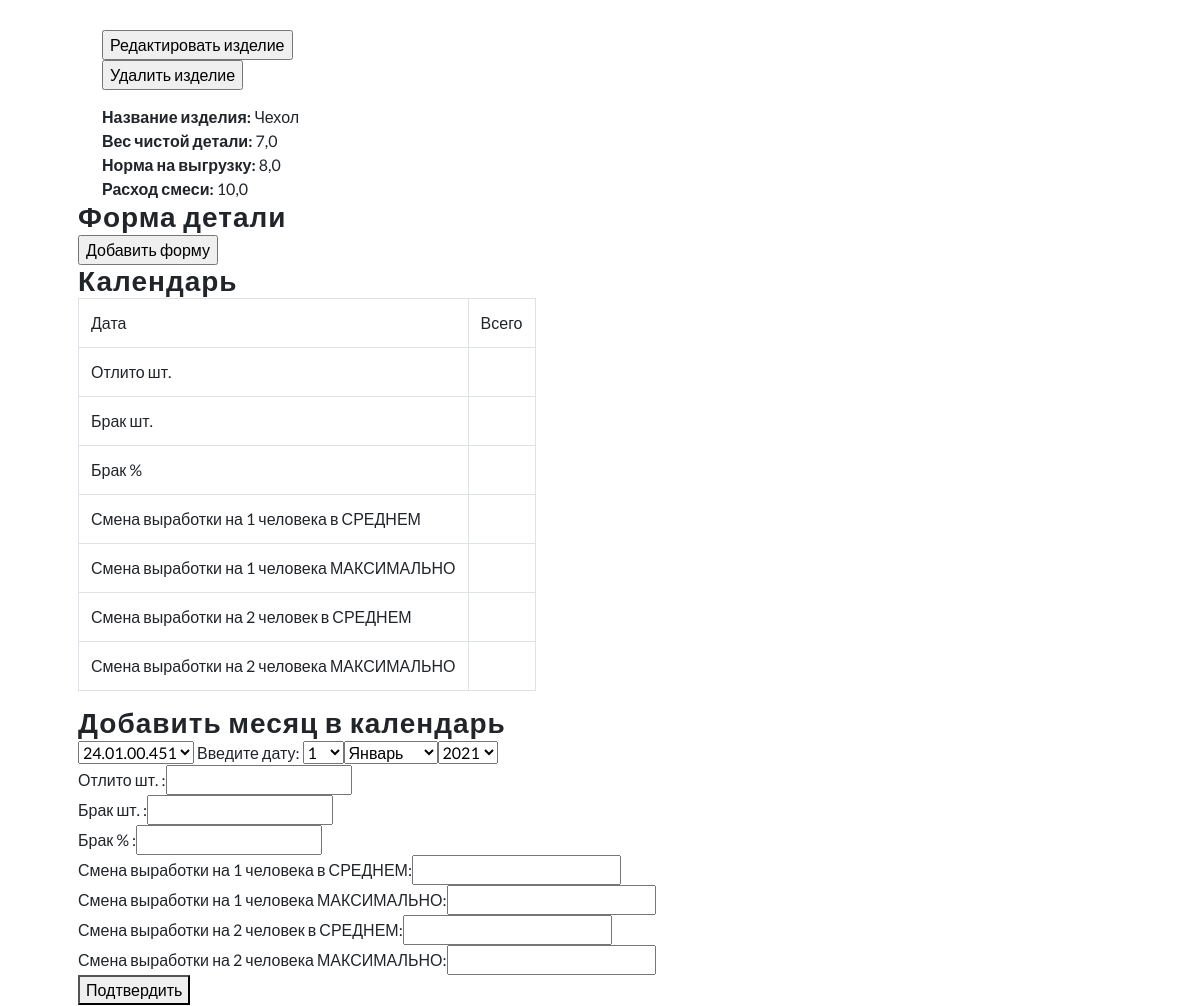
Page /goods_list/1/ (signed in, middle part) on the earlier database version.
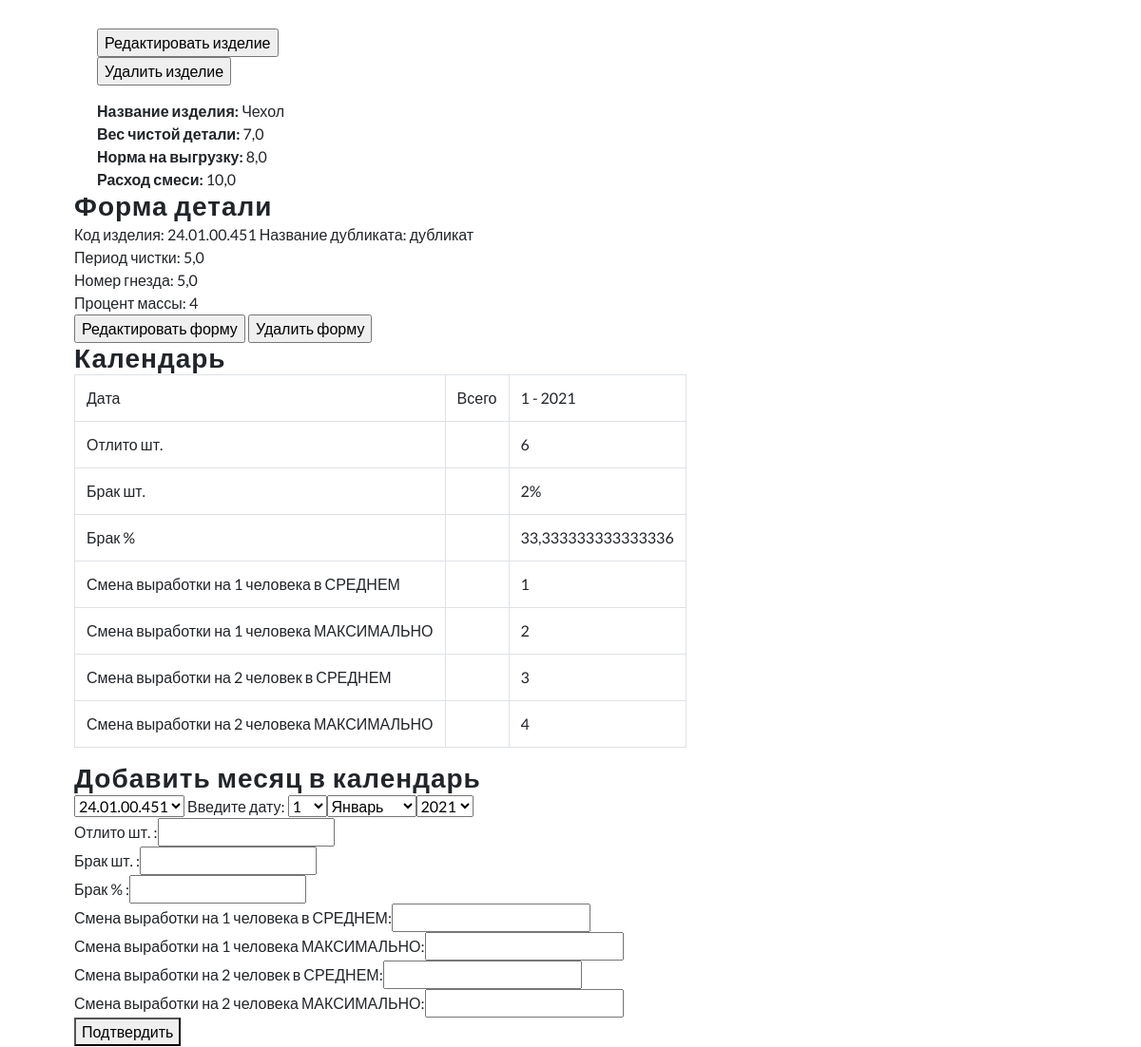
Same page on the later database version.
### prokes/models.py (models this page shows, shortened)
class Goods(models.Model):
    code = models.CharField('Код изделия', max_length=120)
    name = models.CharField('Название изделия', max_length=30)
    image = models.ImageField("Фотография изделия", upload_to="goods/", blank=True)
    weight_clean = models.FloatField('Вес чистой детали', default=0)
    norma_na_vigruzku = models.FloatField('Норма на выгрузку', default=0)
    rashod_smesi = models.FloatField('Расход смеси', default=0)
    def __str__(self):
        return self.code
    class Meta:
        verbose_name = 'Изделие'
        verbose_name_plural = 'Изделия'

class GoodsDefaultForm(models.Model):
    goods_code = models.ForeignKey(Goods, verbose_name="Код изделия", on_delete=models.CASCADE,
                                   related_name='goods_forms')
    duplicate = models.CharField("Дубликат", max_length=150)
    cleaning_period = models.FloatField("Период чистки")
    number_nest = models.FloatField("Номер гнезда формы")
    percent_mass = models.IntegerField("Процент массы")
    class Meta:
        verbose_name = "Форма изделия"
        verbose_name_plural = "Формы изделий"

class GoodsCalendar(models.Model):
    goods_code = models.ForeignKey(Goods, verbose_name="Код изделия", on_delete=models.CASCADE)
    month = models.DateField("Месяц", help_text="Вписывать только месяц и год, день оставлть '01' ")
    lith = models.IntegerField("Отлито шт.")
    remote = models.IntegerField("Брак шт.")
    remote_percent = models.FloatField("Брак %")
    one_man_sr = models.CharField("Смена выработки на 1 человека в СРЕДНЕМ", max_length=150)
    one_man_max = models.CharField("Смена выработки на 1 человека МАКСИМАЛЬНО", max_length=150)
    two_man_sr = models.CharField("Смена выработки на 2 человек в СРЕДНЕМ", max_length=150)
    two_man_max = models.CharField("Смена выработки на 2 человека МАКСИМАЛЬНО", max_length=150)
    class Meta:
        verbose_name = "Календарь изделий"
        verbose_name_plural = "Календарь изделий"

### prokes/views.py (the view)
# urls.py: path("goods_list/<int:pk>/", views.GoodsDetailView, name="goods_detail"),
def GoodsDetailView(request, pk):
    error = ""
    goods = Goods.objects.get(id=pk)
    calendar = GoodsCalendar.objects.filter(goods_code=pk)
    form = CalendarForm()
    goods_form = GoodsDefaultForm.objects.filter(goods_code=pk)
    if request.method == "POST":
        form = CalendarForm(request.POST)
        if form.is_valid():
            form.save()
        else:
            error = "Форма неверно заполнена"
    context = {"calendar": calendar, "goods": goods, "form": form, "error": error,
               "goods_form": goods_form, }
    return render(request, "goods/goods_detail.html", context)

### prokes/forms.py
class CalendarForm(forms.ModelForm):
    class Meta:
        model = GoodsCalendar
        fields = '__all__'
        widgets = {
            "month": forms.SelectDateWidget,
        }

### templates/goods/goods_detail.html (shortened to what this page needs)
{% extends 'goods/base.html' %}
{% load static %}
{% block goods %}
    <div class="left-ads-display col-lg-8">
        <div class="container">
            <div class="desc1-right col-md-6 pl-lg-4" >
                <form>
                    <input type="button" onclick='location.href="update"' value="Редактировать изделие">
                    <input type="button" onclick='location.href="delete"' value="Удалить изделие">
                </form>
                <ul style="margin-top: 15px">
                    <li style="list-style: none"><span><b>Название изделия: </b>{{ goods.name }}</span>
                    </li>
                    <li style="list-style: none"><span><b>Вес чистой детали: </b>{{ goods.weight_clean }}</span>
                    </li>
                    <li style="list-style: none"><span><b>Норма на выгрузку: </b>{{ goods.norma_na_vigruzku }}</span>
                    </li>
                    <li style="list-style: none"><span><b>Расход смеси: </b>{{ goods.rashod_smesi }}</span>
                    </li>
                </ul>
            </div>
        </div>
        <div class="container">
            <h3>Форма детали</h3>
            {% if goods_form %}
                {% for format in goods_form %}
                    Код изделия: {{ format.goods_code }}
                    Название дубликата: {{ format.duplicate }}<br>
                    Период чистки: {{ format.cleaning_period }}<br>
                    Номер гнезда: {{ format.number_nest }}<br>
                    Процент массы: {{ format.percent_mass }}<br>
                    <a href="{% url 'update_goods_form' pk=format.id %}"> <input type="button" value="Редактировать форму"></a>
                    <a href="{% url 'goods_form_delete' pk=format.id %}"> <input type="button" value="Удалить форму"></a>
                {% endfor %}
            {% else %}
                <input type="button" onclick='location.href="create_goods_form"' value="Добавить форму">
            {% endif %}
        <h3>Календарь</h3>
            <div class="table-responsive">
                <table class="table table-bordered table-hover table-responsive">
                    <tr>
                        <td>Дата</td>
                        <td>Всего</td>
                        {% for date in calendar %}
                            <td>
                                {{ date.month.month }} - {{ date.month.year }}
                            </td>
                        {% endfor %}
                    </tr>
                    <tr>
                        <td>Отлито шт.</td>
                        <td>  </td>
                        {% for info in calendar %}
                            <td>{{ info.lith }}</td>
                        {% endfor %}
                    </tr>
                    <tr>
                        <td>Брак шт.</td>
                        <td>  </td>
                        {% for info in calendar %}
                            <td>{{ info.remote }}%</td>
                        {% endfor %}
                    </tr>
                    <tr>
                        <td>Брак %</td>
                        <td>  </td>
                        {% for info in calendar %}
                            <td>{{ info.remote_percent }}</td>
                        {% endfor %}
                    </tr>
                    <tr>
                        <td>Смена выработки на 1 человека в СРЕДНЕМ</td>
                        <td>  </td>
                        {% for info in calendar %}
                            <td>{{ info.one_man_sr }}</td>
                        {% endfor %}
                    </tr>
                    <tr>
                        <td>Смена выработки на 1 человека МАКСИМАЛЬНО</td>
                        <td>  </td>
                        {% for info in calendar %}
                            <td>{{ info.one_man_max }}</td>
                        {% endfor %}
                    </tr>
                    <tr>
                        <td>Смена выработки на 2 человек в СРЕДНЕМ</td>
                        <td>  </td>
                        {% for info in calendar %}
                            <td>{{ info.two_man_sr }}</td>
                        {% endfor %}
                    </tr>
                    <tr>
                        <td>Смена выработки на 2 человека МАКСИМАЛЬНО</td>
                        <td>  </td>
                        {% for info in calendar %}
                            <td>{{ info.two_man_max }}</td>
                        {% endfor %}
                    </tr>
                </table>
            <h3>Добавить месяц в календарь</h3>
                <form method="post" enctype="multipart/form-data" name="calendar" onchange="remote_calculate()">
                    {{ form.goods_code }}
                    Введите дату: {{ form.month }}<br>
                    Отлито шт. :{{ form.lith }}<br>
                    Брак шт. :{{ form.remote }}<br>
                    Брак % :{{ form.remote_percent }}<br>
                    Смена выработки на 1 человека в СРЕДНЕМ:{{ form.one_man_sr }}<br>
                    Смена выработки на 1 человека МАКСИМАЛЬНО:{{ form.one_man_max }}<br>
                    Смена выработки на 2 человек в СРЕДНЕМ:{{ form.two_man_sr }}<br>
                    Смена выработки на 2 человека МАКСИМАЛЬНО:{{ form.two_man_max }}<br>
                    <button type="submit">Подтвердить</button>
                </form>
            </div>
        </div>
    </div>
{% endblock goods %}

### templates/goods/base.html (shortened to what this page needs)
{% extends 'base.html' %}
{% block content %}
    {% if user.is_authenticated %}
        <section class="ab-info-main py-md-5 py-4 editContent" style="padding-left: 3rem; padding-right: 3rem;">
            <div class="container-fluid py-md-3">
                <div class="row">
                    {% block goods %}
                    {% endblock goods %}
                </div>
            </div>
        </section>
    {% else %}
        <h3 align="center">Для просмотра информации пожалуйста <a href="{% url 'account_login' %}" style=" font-weight: 700; text-transform: uppercase;">
            авторизируйтесь</a></h3>
    {% endif %}
{% endblock content %}

### templates/base.html (shortened to what this page needs)
<!DOCTYPE html>
{% load static %}
<html lang="ru">
<head>
    <link rel="stylesheet" href="{% static 'css/bootstrap.css' %}">
    <link rel="stylesheet" href="{% static 'css/style.css' %}" type="text/css" media="all">
    <link href="{% static 'css/font-awesome.css' %}" rel="stylesheet">
</head>
<body>
<div id="page" class="page">
    {% block content %}
    {% endblock content %}
    </div>
</body>
</html>

### static/css/style.css (style rules this page uses)
html, body { margin: 0; font-size: 100%; background: #fff; font-family: 'Lato', sans-serif; scroll-behavior: smooth; }
body a { text-decoration: none; transition: 0.5s all; -webkit-transition: 0.5s all; -moz-transition: 0.5s all; -o-transition: 0.5s all; -ms-transition: 0.5s all; }
input[type="button"], input[type="submit"], input[type="text"], input[type="email"], input[type="search"] { transition: 0.5s all; -webkit-transition: 0.5s all; -moz-transition: 0.5s all; -o-transition: 0.5s all; -ms-transition: 0.5s all; font-family: 'Source Sans Pro', sans-serif; }
h1, h2, h3, h4, h5, h6 { margin: 0; letter-spacing: 1px; font-weight: 600; font-family: 'Source Sans Pro', sans-serif; }
ul { margin: 0; padding: 0; }

Differences in the rows shown:
added GoodsDefaultForm: goods_code "24.01.00.451", duplicate "дубликат", cleaning_period "5,0", number_nest "5,0", percent_mass "4"
added GoodsCalendar: month.month "1", month.year "2021", lith "6", remote "2", remote_percent "33,333333333333336", one_man_sr "1", one_man_max "2", two_man_sr "3", two_man_max "4"
Other differences:
form field value: "Добавить форму" → (not shown)
